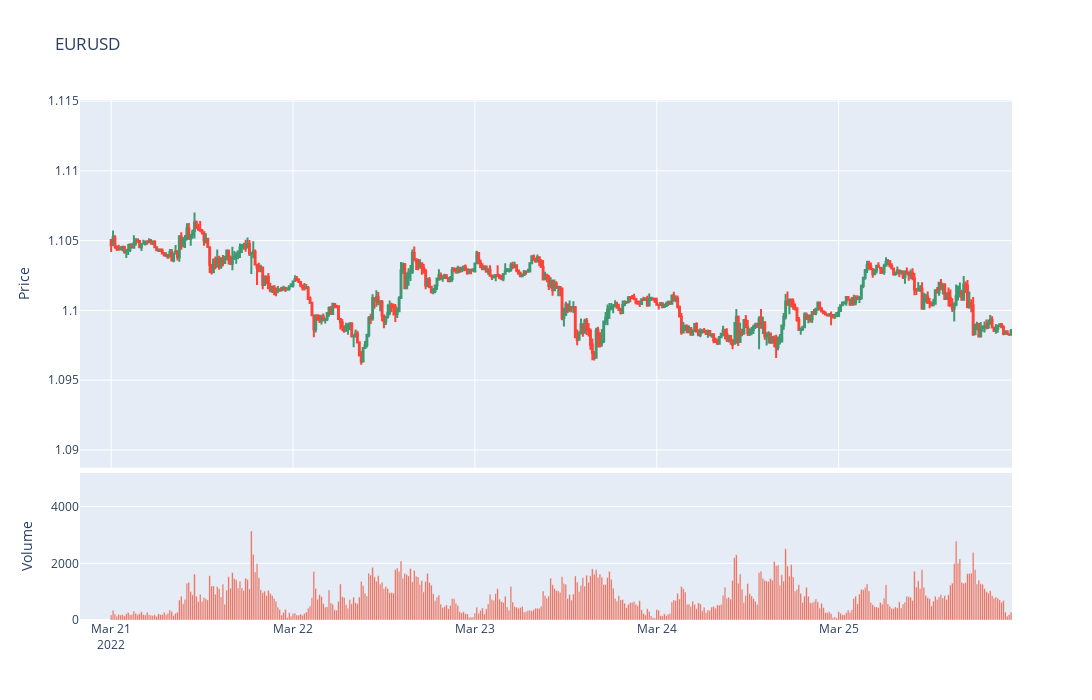

Notebook source saved alongside this figure:
### Code cell
df_plot = df.copy()
fig = make_subplots(rows=2, cols=1, 
                    vertical_spacing=0.01,
                    row_heights=[0.5, 0.2],
                    shared_xaxes=True)

fig.add_trace(go.Candlestick(
    x=df_plot.index,
    open=df_plot["Open"],
    high=df_plot["High"],
    low=df_plot["Low"],
    close=df_plot["Close"]),
    row=1, col=1
)

fig.update_yaxes(title_text="Price", row=1, col=1)
fig.update_yaxes(title_text="Volume", row=2, col=1)

fig.update_layout(title=symbol,
                  height=700, width=1200,
                  showlegend=False, 
                  xaxis_rangeslider_visible=False)

fig.add_trace(go.Bar(
    x=df_plot.index, 
    y=df_plot["Volume"]), 
    row=2, col=1
)

fig.show()

### Figure 1 — Plotly figure (JSON) as saved in the notebook; plotly's stock layout.template omitted (floating-point values rounded to 4 significant figures; data arrays with more than 128 entries replaced by an {"elided": "..."} marker saying what was removed)
{"data": [{"close": {"elided": "1200 float values"}, "high": {"elided": "1200 float values"}, "low": {"elided": "1200 float values"}, "open": {"elided": "1200 float values"}, "type": "candlestick", "x": {"elided": "1200 str values"}, "xaxis": "x", "yaxis": "y"}, {"type": "bar", "x": {"elided": "1200 str values"}, "xaxis": "x2", "y": {"elided": "1200 int values"}, "yaxis": "y2"}], "layout": {"height": 700, "showlegend": false, "title": {"text": "EURUSD"}, "width": 1200, "xaxis": {"anchor": "y", "autorange": false, "domain": [0, 1], "matches": "x2", "range": ["2022-03-20 19:53:24.325", "2022-03-25 22:52:30"], "rangeslider": {"visible": false, "yaxis": {}}, "showticklabels": false, "type": "date"}, "xaxis2": {"anchor": "y2", "autorange": false, "domain": [0, 1], "range": ["2022-03-20 19:53:24.325", "2022-03-25 22:52:30"], "type": "date"}, "yaxis": {"anchor": "x", "autorange": true, "domain": [0.2929, 1], "range": [1.089, 1.115], "title": {"text": "Price"}}, "yaxis2": {"anchor": "x2", "autorange": true, "domain": [0, 0.2829], "range": [0, 5191.0], "title": {"text": "Volume"}, "type": "linear"}}}
